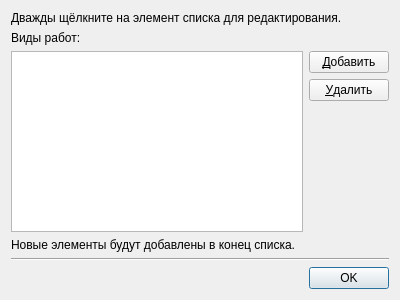
<?xml version="1.0" encoding="UTF-8"?>
<ui version="4.0">
 <class>Dialog</class>
 <widget class="QDialog" name="Dialog">
  <property name="geometry">
   <rect>
    <x>0</x>
    <y>0</y>
    <width>400</width>
    <height>300</height>
   </rect>
  </property>
  <property name="windowTitle">
   <string>Управление разновидностями</string>
  </property>
  <layout class="QVBoxLayout" name="verticalLayout">
   <item>
    <widget class="QLabel" name="label">
     <property name="text">
      <string>Дважды щёлкните на элемент списка для редактирования.</string>
     </property>
     <property name="wordWrap">
      <bool>true</bool>
     </property>
    </widget>
   </item>
   <item>
    <widget class="QLabel" name="label_2">
     <property name="text">
      <string>Виды работ:</string>
     </property>
    </widget>
   </item>
   <item>
    <layout class="QHBoxLayout" name="horizontalLayout_3">
     <item>
      <widget class="QListView" name="listView"/>
     </item>
     <item>
      <layout class="QVBoxLayout" name="verticalLayout_4">
       <item>
        <widget class="QPushButton" name="addButton">
         <property name="toolTip">
          <string>Добавить новый элемент в конец списка (Ctrl + N)</string>
         </property>
         <property name="text">
          <string>&amp;Добавить</string>
         </property>
         <property name="shortcut">
          <string>Ctrl+N</string>
         </property>
        </widget>
       </item>
       <item>
        <widget class="QPushButton" name="delButton">
         <property name="toolTip">
          <string>Удалить выбранный элемент (Del)</string>
         </property>
         <property name="text">
          <string>&amp;Удалить</string>
         </property>
         <property name="shortcut">
          <string>Del</string>
         </property>
        </widget>
       </item>
       <item>
        <spacer name="verticalSpacer">
         <property name="orientation">
          <enum>Qt::Vertical</enum>
         </property>
         <property name="sizeHint" stdset="0">
          <size>
           <width>20</width>
           <height>40</height>
          </size>
         </property>
        </spacer>
       </item>
      </layout>
     </item>
    </layout>
   </item>
   <item>
    <widget class="QLabel" name="label_3">
     <property name="text">
      <string>Новые элементы будут добавлены в конец списка.</string>
     </property>
    </widget>
   </item>
   <item>
    <widget class="Line" name="line">
     <property name="orientation">
      <enum>Qt::Horizontal</enum>
     </property>
    </widget>
   </item>
   <item>
    <widget class="QDialogButtonBox" name="buttonBox">
     <property name="orientation">
      <enum>Qt::Horizontal</enum>
     </property>
     <property name="standardButtons">
      <set>QDialogButtonBox::Ok</set>
     </property>
    </widget>
   </item>
  </layout>
 </widget>
 <resources/>
 <connections>
  <connection>
   <sender>buttonBox</sender>
   <signal>accepted()</signal>
   <receiver>Dialog</receiver>
   <slot>accept()</slot>
   <hints>
    <hint type="sourcelabel">
     <x>248</x>
     <y>254</y>
    </hint>
    <hint type="destinationlabel">
     <x>157</x>
     <y>274</y>
    </hint>
   </hints>
  </connection>
  <connection>
   <sender>buttonBox</sender>
   <signal>rejected()</signal>
   <receiver>Dialog</receiver>
   <slot>reject()</slot>
   <hints>
    <hint type="sourcelabel">
     <x>316</x>
     <y>260</y>
    </hint>
    <hint type="destinationlabel">
     <x>286</x>
     <y>274</y>
    </hint>
   </hints>
  </connection>
 </connections>
</ui>
